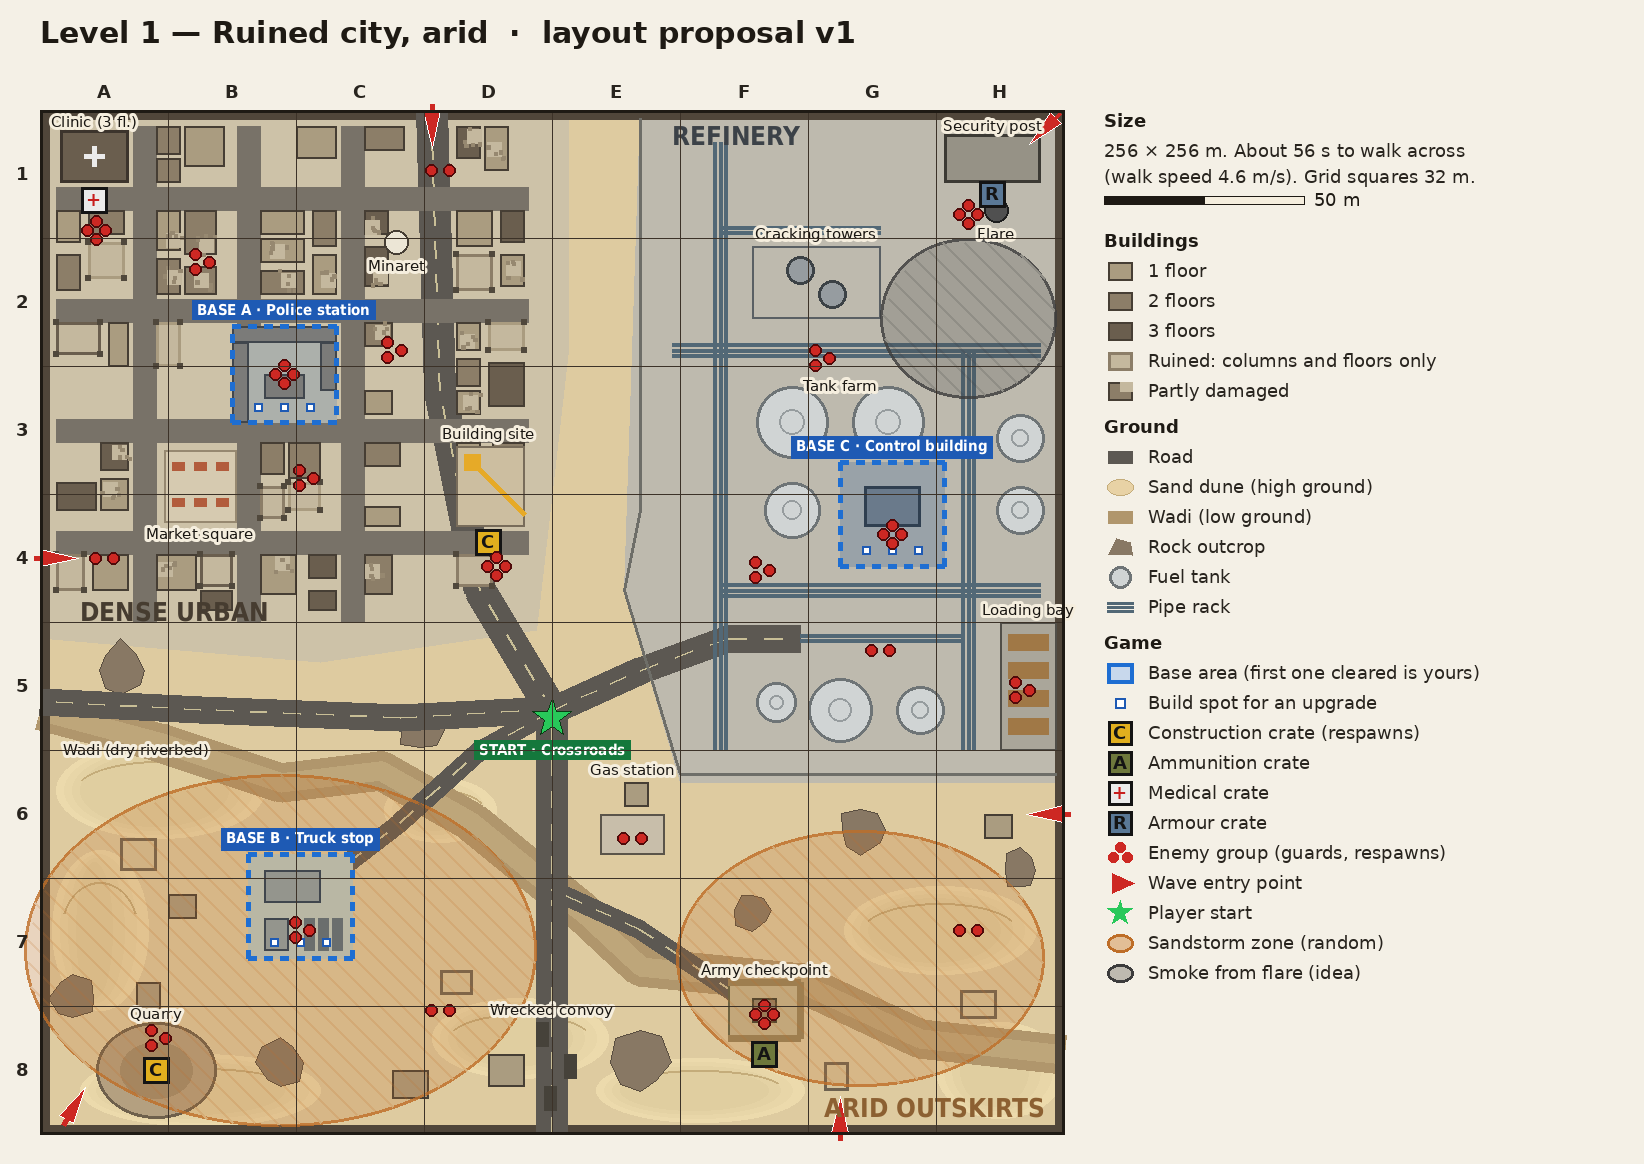

Recreate this plot in Python.
"""Draws the Level 1 layout proposal (docs/level1_layout.png). 1 m = S pixels."""
import math, random
from PIL import Image, ImageDraw, ImageFont

S = 4                      # pixels per metre
W = 256                    # level size in metres
M = 40                     # margin for grid labels
LEG = 560                  # legend width
HEAD = 70
IMG_W, IMG_H = M + W * S + 20 + LEG, HEAD + M + W * S + 30
F = '/usr/share/fonts/truetype/dejavu/'
f_s = ImageFont.truetype(F + 'DejaVuSans.ttf', 15)
f_m = ImageFont.truetype(F + 'DejaVuSans.ttf', 18)
f_b = ImageFont.truetype(F + 'DejaVuSans-Bold.ttf', 18)
f_bs = ImageFont.truetype(F + 'DejaVuSansCondensed-Bold.ttf', 15)
f_t = ImageFont.truetype(F + 'DejaVuSans-Bold.ttf', 30)
f_xl = ImageFont.truetype(F + 'DejaVuSansCondensed-Bold.ttf', 26)

img = Image.new('RGB', (IMG_W, IMG_H), (244, 240, 230))
ov = Image.new('RGBA', (IMG_W, IMG_H), (0, 0, 0, 0))
d = ImageDraw.Draw(img)
o = ImageDraw.Draw(ov)
OX, OY = M, HEAD + M
P = lambda x, z: (OX + x * S, OY + z * S)
def R(x0, z0, x1, z1): return [*P(x0, z0), *P(x1, z1)]
rnd = random.Random(7)

# ---------------- ground ----------------
SAND = (222, 203, 160)
d.rectangle(R(0, 0, W, W), fill=SAND)
# urban ground (packed dirt / old pavement)
d.polygon([P(0, 0), P(132, 0), P(132, 60), P(124, 130), P(70, 138), P(0, 132)], fill=(205, 194, 168))
# refinery concrete pad
d.polygon([P(150, 0), P(W, 0), P(W, 168), P(160, 168), P(146, 120)], fill=(190, 186, 174))
# dunes (outskirts): lighter blobs with ridge lines
for cx, cz, rx, rz in [(30, 170, 26, 12), (40, 245, 30, 9), (120, 232, 22, 10), (225, 205, 24, 11),
                       (165, 245, 26, 8), (15, 205, 12, 20), (240, 240, 16, 12), (100, 175, 14, 8)]:
    for k in range(4):
        sh = 236 - k * 4
        d.ellipse(R(cx - rx + k * 2, cz - rz + k, cx + rx - k * 3, cz + rz - k), fill=(sh, sh - 18, sh - 64))
    d.arc(R(cx - rx * 0.8, cz - rz * 0.6, cx + rx * 0.8, cz + rz * 0.6), 200, 340, fill=(196, 172, 122), width=2)
# wadi (dry riverbed, low ground) running SW -> E
wadi = [P(0, 150), P(30, 158), P(60, 168), P(85, 165), P(108, 178), P(135, 200), P(150, 214), P(190, 218), P(220, 232), P(W, 236)]
d.line(wadi, fill=(176, 150, 108), width=40, joint='curve')
d.line(wadi, fill=(190, 166, 122), width=20, joint='curve')
# rock outcrops
for cx, cz, r in [(20, 140, 7), (95, 155, 6), (150, 238, 8), (205, 180, 6), (60, 238, 6), (245, 190, 5), (8, 222, 6), (178, 200, 5)]:
    pts = [P(cx + math.cos(a) * r * (0.7 + rnd.random() * 0.5), cz + math.sin(a) * r * (0.7 + rnd.random() * 0.5))
           for a in [i * math.pi / 4 for i in range(8)]]
    d.polygon(pts, fill=(136, 120, 100), outline=(90, 78, 64))
# level boundary band (unbreakable: collapsed blocks / ridge / fence)
d.rectangle(R(0, 0, W, W), outline=(80, 70, 58), width=10)

# ---------------- roads ----------------
ASPH, LINE = (92, 88, 82), (200, 190, 150)
def road(pts, w):
    pp = [P(*p) for p in pts]
    d.line(pp, fill=ASPH, width=w * S, joint='curve')
    for a, b in zip(pp, pp[1:]):
        n = int(math.dist(a, b) / 16)
        for i in range(0, n, 2):
            t0, t1 = i / n, (i + 1) / n
            d.line([(a[0] + (b[0] - a[0]) * t0, a[1] + (b[1] - a[1]) * t0), (a[0] + (b[0] - a[0]) * t1, a[1] + (b[1] - a[1]) * t1)], fill=LINE, width=2)
road([(128, W), (128, 150)], 8)                      # highway from the south
road([(128, 150), (110, 120), (100, 70), (98, 0)], 8)  # avenue north through the city
road([(128, 150), (150, 140), (172, 132), (190, 132)], 7)  # refinery access road
road([(128, 150), (90, 152), (40, 150), (0, 148)], 7)   # west road
road([(64, 198), (90, 178), (110, 160), (128, 150)], 5)  # dirt road to truck stop
road([(180, 225), (150, 205), (128, 195)], 5)          # dirt road to checkpoint
# city streets
for z in [22, 50, 80, 108]:
    d.line([P(4, z), P(122, z)], fill=(120, 114, 104), width=6 * S)
for x in [26, 52, 78]:
    d.line([P(x, 4), P(x, 128)], fill=(120, 114, 104), width=6 * S)

# ---------------- urban buildings ----------------
BASE_A = (48, 54, 74, 78)
FL = {1: (170, 156, 128), 2: (140, 126, 104), 3: (106, 94, 78)}
blocks_x = [(4, 23), (29, 49), (55, 75), (81, 95), (104, 122)]
blocks_z = [(4, 19), (25, 47), (53, 77), (83, 105), (111, 126)]
def clash(x0, z0, x1, z1, boxes):
    return any(not (x1 <= a or x0 >= c or z1 <= b or z0 >= e) for a, b, c, e in boxes)
keep_out = [(BASE_A[0] - 1, BASE_A[1] - 1, BASE_A[2] + 1, BASE_A[3] + 1), (30, 84, 50, 104), (4, 4, 23, 19)]
for bx in blocks_x:
    for bz in blocks_z:
        x = bx[0]
        while x < bx[1] - 5:
            w = rnd.randint(7, 12); w = min(w, bx[1] - x)
            z = bz[0]
            while z < bz[1] - 5:
                dd = rnd.randint(7, 12); dd = min(dd, bz[1] - z)
                box = (x, z, x + w - 1, z + dd - 1)
                if not clash(*box, keep_out) and rnd.random() < 0.85:
                    fl = rnd.choice([1, 1, 2, 2, 2, 3, 3])
                    state = rnd.random()
                    if state < 0.22:   # ruined: superstructure only
                        d.rectangle(R(*box), fill=(196, 184, 158), outline=FL[fl], width=3)
                        for cx in (box[0], box[2]):
                            for cz in (box[1], box[3]):
                                d.rectangle(R(cx - 0.7, cz - 0.7, cx + 0.7, cz + 0.7), fill=(80, 72, 60))
                    else:
                        d.rectangle(R(*box), fill=FL[fl], outline=(70, 62, 52), width=2)
                        if state < 0.5:  # partly damaged: a chunk missing
                            cx, cz = box[0] + rnd.random() * (w - 4), box[1] + rnd.random() * (dd - 4)
                            d.rectangle(R(cx, cz, cx + 3.5, cz + 3.5), fill=(196, 184, 158))
                            for _ in range(5):
                                rx, rz = cx + rnd.random() * 5 - 1, cz + rnd.random() * 5 - 1
                                d.rectangle(R(rx, rz, rx + 0.8, rz + 0.8), fill=(150, 136, 112))
                z += dd + rnd.choice([0, 1, 2])
            x += w + rnd.choice([0, 1, 2])
# market square
d.rectangle(R(31, 85, 49, 103), fill=(214, 202, 176), outline=(150, 136, 112), width=2)
for i in range(6):
    sx, sz = 33 + (i % 3) * 5.5, 88 + (i // 3) * 9
    d.rectangle(R(sx, sz, sx + 3, sz + 2), fill=(178, 92, 60))
# clinic (medical crate), 3 floors, NW corner
d.rectangle(R(5, 5, 22, 18), fill=FL[3], outline=(60, 52, 44), width=3)
d.line([P(11, 11.5), P(16, 11.5)], fill=(235, 235, 235), width=5); d.line([P(13.5, 9), P(13.5, 14)], fill=(235, 235, 235), width=5)
# minaret landmark
d.ellipse(R(86, 30, 92, 36), fill=(236, 230, 214), outline=(70, 62, 52), width=2)
# building site with crane (construction crate)
d.rectangle(R(104, 84, 121, 104), fill=(204, 190, 160), outline=(120, 108, 90), width=2)
d.line([P(108, 88), P(121, 101)], fill=(230, 170, 40), width=6); d.rectangle(R(106, 86, 110, 90), fill=(230, 170, 40))

# base A: old police station - courtyard compound
d.rectangle(R(*BASE_A), fill=(198, 188, 164))
for (x0, z0, x1, z1) in [(48, 54, 74, 58), (48, 58, 52, 78), (70, 58, 74, 70), (56, 66, 66, 72)]:
    d.rectangle(R(x0, z0, x1, z1), fill=FL[2], outline=(70, 62, 52), width=2)

# ---------------- refinery ----------------
# perimeter fence
d.line([P(150, 2), P(150, 100), P(146, 120), P(160, 166), P(254, 166)], fill=(110, 110, 104), width=3)
# pipe racks
PIPE = (82, 104, 118)
def pipes(pts, n=3):
    for k in range(n):
        off = (k - (n - 1) / 2) * 1.3
        pp = [P(x + (off if abs(pts[1][0] - pts[0][0]) < 1 else 0), z + (off if abs(pts[1][0] - pts[0][0]) >= 1 else 0)) for x, z in pts]
        d.line(pp, fill=PIPE, width=4)
pipes([(158, 60), (250, 60)]); pipes([(170, 8), (170, 160)]); pipes([(170, 120), (250, 120)])
pipes([(232, 60), (232, 160)]); pipes([(170, 30), (210, 30)], 2); pipes([(190, 132), (230, 132)], 2)
# tank farm
for cx, cz, r in [(188, 78, 9), (212, 78, 9), (188, 100, 7), (245, 82, 6), (245, 100, 6), (200, 150, 8), (220, 150, 6), (184, 148, 5)]:
    d.ellipse(R(cx - r, cz - r, cx + r, cz + r), fill=(208, 212, 212), outline=(110, 116, 118), width=3)
    d.ellipse(R(cx - r * 0.35, cz - r * 0.35, cx + r * 0.35, cz + r * 0.35), outline=(150, 156, 158), width=2)
# cracking towers
for cx, cz in [(190, 40), (198, 46)]:
    d.ellipse(R(cx - 3.5, cz - 3.5, cx + 3.5, cz + 3.5), fill=(150, 156, 160), outline=(60, 66, 70), width=3)
d.rectangle(R(178, 34, 210, 52), outline=(90, 96, 100), width=2)
# flare stack
d.ellipse(R(236, 22, 242, 28), fill=(80, 80, 80), outline=(30, 30, 30), width=2)
# security post (armour crate)
d.rectangle(R(226, 6, 250, 18), fill=(150, 146, 134), outline=(60, 58, 52), width=3)
# loading bay
d.rectangle(R(240, 128, 254, 160), fill=(170, 166, 154), outline=(80, 78, 72), width=2)
for i in range(4):
    d.rectangle(R(242, 131 + i * 7, 252, 135 + i * 7), fill=(160, 120, 70))
# base C: control building with raised walkway
BASE_C = (200, 88, 226, 114)
d.rectangle(R(*BASE_C), fill=(176, 172, 160))
d.rectangle(R(206, 94, 220, 104), fill=(120, 124, 126), outline=(50, 54, 56), width=3)

# ---------------- outskirts ----------------
BASE_B = (52, 186, 78, 212)
d.rectangle(R(*BASE_B), fill=(214, 196, 156))
d.rectangle(R(56, 190, 70, 198), fill=FL[1], outline=(70, 62, 52), width=2)    # truck stop diner
d.rectangle(R(56, 202, 62, 210), fill=FL[1], outline=(70, 62, 52), width=2)    # garage
for i in range(3):
    d.rectangle(R(66 + i * 3.6, 202, 68.5 + i * 3.6, 210), fill=(120, 110, 90))  # parked trucks
# single-storey houses scattered
for x, z in [(20, 182), (32, 196), (100, 215), (112, 236), (196, 238), (230, 220), (24, 218), (88, 240), (236, 176)]:
    w, dd = rnd.randint(6, 9), rnd.randint(6, 8)
    ruined = rnd.random() < 0.3
    d.rectangle(R(x, z, x + w, z + dd), fill=(214, 196, 156) if ruined else FL[1], outline=(110, 98, 80) if ruined else (70, 62, 52), width=3 if ruined else 2)
# gas station
d.rectangle(R(140, 176, 156, 186), fill=(200, 190, 170), outline=(90, 84, 74), width=2)
d.rectangle(R(146, 168, 152, 174), fill=FL[1], outline=(70, 62, 52), width=2)
# army checkpoint (ammo crate)
d.rectangle(R(172, 218, 190, 232), fill=(196, 182, 144), outline=(90, 96, 70), width=2)
d.line([P(172, 218), P(190, 218), P(190, 232), P(172, 232)], fill=(150, 130, 90), width=7)  # sandbag ring
d.rectangle(R(178, 222, 184, 228), fill=FL[2], outline=(60, 62, 48), width=2)
# quarry (construction crate)
d.ellipse(R(14, 228, 44, 252), fill=(180, 160, 128), outline=(110, 96, 76), width=3)
d.ellipse(R(20, 233, 38, 247), fill=(160, 140, 110))
# wrecked convoy near south entry
for i, (x, z) in enumerate([(124, 228), (131, 236), (126, 244)]):
    d.rectangle(R(x, z, x + 3, z + 6), fill=(70, 66, 58))

# ---------------- overlays: storms, bases ----------------
def hatch_ellipse(cx, cz, rx, rz, col):
    o.ellipse(R(cx - rx, cz - rz, cx + rx, cz + rz), fill=(*col, 54), outline=(*col, 210), width=3)
    x0, x1 = OX + (cx - rx) * S, OX + (cx + rx) * S
    for k in range(int(x0) - 800, int(x1), 22):
        pts = []
        for t in range(0, 801, 4):
            px, py = k + t, OY + (cz - rz) * S + t
            ex, ez = (px - OX) / S, (py - OY) / S
            if ((ex - cx) / rx) ** 2 + ((ez - cz) / rz) ** 2 <= 1:
                pts.append((px, py))
        if len(pts) > 1:
            o.line([pts[0], pts[-1]], fill=(*col, 90), width=2)
hatch_ellipse(60, 210, 64, 44, (190, 110, 40))        # sandstorm, outskirts
hatch_ellipse(205, 212, 46, 32, (190, 110, 40))       # sandstorm, south-east
hatch_ellipse(232, 52, 22, 20, (60, 60, 60))          # smoke from flare (idea)

def base(box, label, col=(30, 110, 210)):
    x0, z0, x1, z1 = box
    o.rectangle(R(x0, z0, x1, z1), fill=(*col, 40))
    # dashed border
    for (a, b) in [((x0, z0), (x1, z0)), ((x1, z0), (x1, z1)), ((x1, z1), (x0, z1)), ((x0, z1), (x0, z0))]:
        n = int(math.dist(a, b) / 2)
        for i in range(0, n, 2):
            p0 = (a[0] + (b[0] - a[0]) * i / n, a[1] + (b[1] - a[1]) * i / n)
            p1 = (a[0] + (b[0] - a[0]) * (i + 1) / n, a[1] + (b[1] - a[1]) * (i + 1) / n)
            o.line([P(*p0), P(*p1)], fill=(*col, 255), width=5)
    # build spots
    cx, cz = (x0 + x1) / 2, (z0 + z1) / 2
for b in (BASE_A, BASE_B, BASE_C):
    base(b, '')
img = Image.alpha_composite(img.convert('RGBA'), ov).convert('RGB')
d = ImageDraw.Draw(img)

def tag(x, z, text, font=f_bs, fill=(255, 255, 255), bg=(40, 36, 30), anchor='mm'):
    px, py = P(x, z)
    bb = d.textbbox((px, py), text, font=font, anchor=anchor)
    d.rectangle([bb[0] - 5, bb[1] - 3, bb[2] + 5, bb[3] + 3], fill=bg)
    d.text((px, py), text, font=font, fill=fill, anchor=anchor)

# base labels
tag(61, 50, 'BASE A · Police station', bg=(30, 90, 180))
tag(65, 182, 'BASE B · Truck stop', bg=(30, 90, 180))
tag(213, 84, 'BASE C · Control building', bg=(30, 90, 180))
# build spots (where upgrades go) - small white squares
for x0, z0, x1, z1 in (BASE_A, BASE_B, BASE_C):
    for i, (fx, fz) in enumerate([(0.25, 0.85), (0.5, 0.85), (0.75, 0.85)]):
        x, z = x0 + (x1 - x0) * fx, z0 + (z1 - z0) * fz
        d.rectangle(R(x - 1, z - 1, x + 1, z + 1), fill=(255, 255, 255), outline=(30, 90, 180), width=2)

# crate spots
CRATES = {'construction': (225, 175, 30), 'ammo': (110, 120, 60), 'medical': (235, 235, 235), 'armour': (90, 120, 150)}
SYM = {'construction': 'C', 'ammo': 'A', 'medical': '+', 'armour': 'R'}
def crate(x, z, kind, label=None):
    px, py = P(x, z)
    d.rectangle([px - 13, py - 13, px + 13, py + 13], fill=CRATES[kind], outline=(20, 20, 20), width=3)
    d.text((px, py), SYM[kind], font=f_b, fill=(200, 30, 30) if kind == 'medical' else (20, 20, 20), anchor='mm')
crate(13.5, 22.5, 'medical')       # clinic roof
crate(112, 108, 'construction')    # building site
crate(238, 21, 'armour')           # refinery security post
crate(181, 236, 'ammo')            # army checkpoint
crate(29, 240, 'construction')     # quarry

# enemy groups
def group(x, z, n=3):
    px, py = P(x, z)
    for i in range(n):
        a = i * 2 * math.pi / n
        qx, qy = px + math.cos(a) * 9, py + math.sin(a) * 9
        d.ellipse([qx - 6, qy - 6, qx + 6, qy + 6], fill=(205, 40, 35), outline=(80, 10, 10), width=2)
for x, z, n in [(14, 30, 4), (40, 38, 3), (88, 60, 3), (66, 92, 3), (114, 114, 4), (16, 112, 2), (100, 15, 2),
                (61, 66, 4), (213, 106, 4), (65, 205, 3),
                (232, 26, 4), (195, 62, 3), (180, 115, 3), (245, 145, 3), (210, 135, 2),
                (181, 226, 4), (29, 232, 3), (148, 182, 2), (100, 225, 2), (232, 205, 2)]:
    group(x, z, n)

# wave spawns
def spawn(x, z, ang):
    px, py = P(x, z)
    a = math.radians(ang)
    tip = (px + math.cos(a) * 26, py + math.sin(a) * 26)
    l = (px + math.cos(a + 2.5) * 14, py + math.sin(a + 2.5) * 14)
    r = (px + math.cos(a - 2.5) * 14, py + math.sin(a - 2.5) * 14)
    d.polygon([tip, l, r], fill=(205, 40, 35), outline=(255, 255, 255))
    d.line([(px - math.cos(a) * 18, py - math.sin(a) * 18), (px, py)], fill=(205, 40, 35), width=5)
for x, z, ang in [(98, 3, 90), (252, 4, 135), (253, 176, 180), (200, 253, 270), (8, 250, 300), (3, 112, 0)]:
    spawn(x, z, ang)

# player start
px, py = P(128, 152)
star = [(px + math.cos(math.radians(-90 + i * 36)) * (20 if i % 2 == 0 else 8),
         py + math.sin(math.radians(-90 + i * 36)) * (20 if i % 2 == 0 else 8)) for i in range(10)]
d.polygon(star, fill=(40, 200, 90), outline=(10, 60, 20))
tag(128, 160, 'START · Crossroads', bg=(20, 120, 60))

# district names
for x, z, t in [(38, 64, 'DENSE URBAN'), (205, 175 - 20, ''), (66, 168, ''), ]:
    pass
d.text(P(10, 128), 'DENSE URBAN', font=f_xl, fill=(70, 60, 48), anchor='lb')
d.text(P(158, 4), 'REFINERY', font=f_xl, fill=(60, 66, 72), anchor='lt')
d.text(P(196, 252), 'ARID OUTSKIRTS', font=f_xl, fill=(140, 96, 50), anchor='lb')
# landmark labels
for x, z, t in [(13.5, 3, 'Clinic (3 fl.)'), (89, 39, 'Minaret'), (40, 106, 'Market square'), (112, 81, 'Building site'),
                (194, 31, 'Cracking towers'), (239, 31, 'Flare'), (238, 4, 'Security post'), (200, 69, 'Tank farm'),
                (247, 125, 'Loading bay'), (148, 165, 'Gas station'), (181, 215, 'Army checkpoint'), (29, 226, 'Quarry'),
                (24, 160, 'Wadi (dry riverbed)'), (128, 225, 'Wrecked convoy')]:
    px, py = P(x, z)
    d.text((px, py), t, font=f_s, fill=(25, 22, 18), anchor='mm', stroke_width=3, stroke_fill=(245, 238, 222))

# grid + labels (32 m squares)
for i in range(9):
    x = OX + i * 32 * S
    d.line([(x, OY), (x, OY + W * S)], fill=(60, 50, 40), width=1)
    d.line([(OX, OY + i * 32 * S), (OX + W * S, OY + i * 32 * S)], fill=(60, 50, 40), width=1)
for i in range(8):
    d.text((OX + i * 32 * S + 64, OY - 18), 'ABCDEFGH'[i], font=f_b, fill=(40, 36, 30), anchor='mm')
    d.text((OX - 18, OY + i * 32 * S + 64), str(i + 1), font=f_b, fill=(40, 36, 30), anchor='mm')
d.rectangle([OX, OY, OX + W * S, OY + W * S], outline=(30, 26, 20), width=3)

# title
d.text((OX, 20), 'Level 1 — Ruined city, arid  ·  layout proposal v1', font=f_t, fill=(30, 26, 20), anchor='lt')

# ---------------- legend ----------------
LX, LY = OX + W * S + 40, OY
y = LY
def head(t):
    global y
    d.text((LX, y), t, font=f_b, fill=(30, 26, 20)); y += 30
def row(draw_fn, t):
    global y
    draw_fn(LX + 16, y + 11)
    d.text((LX + 44, y), t, font=f_m, fill=(40, 36, 30)); y += 30
head('Size')
d.text((LX, y), '256 × 256 m. About 56 s to walk across', font=f_m, fill=(40, 36, 30)); y += 26
d.text((LX, y), '(walk speed 4.6 m/s). Grid squares 32 m.', font=f_m, fill=(40, 36, 30)); y += 30
d.rectangle([LX, y, LX + 50 * S, y + 8], fill=(30, 26, 20)); d.rectangle([LX + 25 * S, y, LX + 50 * S, y + 8], fill=(245, 238, 222), outline=(30, 26, 20))
d.text((LX + 50 * S + 10, y + 4), '50 m', font=f_m, fill=(30, 26, 20), anchor='lm'); y += 34
head('Buildings')
for fl in (1, 2, 3):
    row(lambda x, yy, fl=fl: d.rectangle([x - 12, yy - 9, x + 12, yy + 9], fill=FL[fl], outline=(70, 62, 52), width=2), f'{fl} floor{"s" if fl > 1 else ""}')
row(lambda x, yy: d.rectangle([x - 12, yy - 9, x + 12, yy + 9], fill=(196, 184, 158), outline=FL[2], width=3), 'Ruined: columns and floors only')
row(lambda x, yy: (d.rectangle([x - 12, yy - 9, x + 12, yy + 9], fill=FL[2], outline=(70, 62, 52), width=2), d.rectangle([x, yy - 9, x + 12, yy], fill=(196, 184, 158))), 'Partly damaged')
y += 6
head('Ground')
row(lambda x, yy: d.rectangle([x - 12, yy - 6, x + 12, yy + 6], fill=ASPH), 'Road')
row(lambda x, yy: d.ellipse([x - 13, yy - 8, x + 13, yy + 8], fill=(232, 210, 165), outline=(196, 172, 122)), 'Sand dune (high ground)')
row(lambda x, yy: d.rectangle([x - 12, yy - 6, x + 12, yy + 6], fill=(176, 150, 108)), 'Wadi (low ground)')
row(lambda x, yy: d.polygon([(x - 12, yy + 7), (x - 4, yy - 9), (x + 10, yy - 5), (x + 12, yy + 8)], fill=(136, 120, 100)), 'Rock outcrop')
row(lambda x, yy: (d.ellipse([x - 11, yy - 11, x + 11, yy + 11], fill=(208, 212, 212), outline=(110, 116, 118), width=3)), 'Fuel tank')
row(lambda x, yy: [d.line([(x - 13, yy + k), (x + 13, yy + k)], fill=PIPE, width=3) for k in (-4, 0, 4)], 'Pipe rack')
y += 6
head('Game')
row(lambda x, yy: (d.rectangle([x - 13, yy - 10, x + 13, yy + 10], fill=(200, 216, 236), outline=(30, 110, 210), width=4)), 'Base area (first one cleared is yours)')
row(lambda x, yy: d.rectangle([x - 5, yy - 5, x + 5, yy + 5], fill=(255, 255, 255), outline=(30, 90, 180), width=2), 'Build spot for an upgrade')
for k, t in [('construction', 'Construction crate (respawns)'), ('ammo', 'Ammunition crate'), ('medical', 'Medical crate'), ('armour', 'Armour crate')]:
    def fn(x, yy, k=k):
        d.rectangle([x - 12, yy - 12, x + 12, yy + 12], fill=CRATES[k], outline=(20, 20, 20), width=3)
        d.text((x, yy), SYM[k], font=f_b, fill=(200, 30, 30) if k == 'medical' else (20, 20, 20), anchor='mm')
    row(fn, t)
row(lambda x, yy: [d.ellipse([x + dx - 5, yy + dy - 5, x + dx + 5, yy + dy + 5], fill=(205, 40, 35)) for dx, dy in [(-7, 4), (7, 4), (0, -6)]], 'Enemy group (guards, respawns)')
row(lambda x, yy: d.polygon([(x + 14, yy), (x - 8, yy - 10), (x - 8, yy + 10)], fill=(205, 40, 35)), 'Wave entry point')
row(lambda x, yy: d.polygon([(x + math.cos(math.radians(-90 + i * 36)) * (13 if i % 2 == 0 else 5), yy + math.sin(math.radians(-90 + i * 36)) * (13 if i % 2 == 0 else 5)) for i in range(10)], fill=(40, 200, 90)), 'Player start')
row(lambda x, yy: d.ellipse([x - 13, yy - 9, x + 13, yy + 9], fill=(226, 190, 150), outline=(190, 110, 40), width=3), 'Sandstorm zone (random)')
row(lambda x, yy: d.ellipse([x - 13, yy - 9, x + 13, yy + 9], fill=(190, 186, 176), outline=(60, 60, 60), width=3), 'Smoke from flare (idea)')

img.save('/home/claude/warehouse-7/docs/level1_layout.png', optimize=True)
print(img.size)
